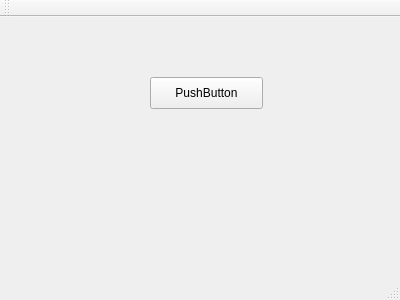
<?xml version="1.0" encoding="UTF-8"?>
<ui version="4.0">
 <class>MainWindow</class>
 <widget class="QMainWindow" name="MainWindow">
  <property name="geometry">
   <rect>
    <x>0</x>
    <y>0</y>
    <width>400</width>
    <height>300</height>
   </rect>
  </property>
  <property name="windowTitle">
   <string>MainWindow</string>
  </property>
  <widget class="QWidget" name="centralWidget">
   <widget class="QPushButton" name="pushButton">
    <property name="geometry">
     <rect>
      <x>150</x>
      <y>60</y>
      <width>113</width>
      <height>32</height>
     </rect>
    </property>
    <property name="text">
     <string>PushButton</string>
    </property>
   </widget>
  </widget>
  <widget class="QMenuBar" name="menuBar">
   <property name="geometry">
    <rect>
     <x>0</x>
     <y>0</y>
     <width>400</width>
     <height>22</height>
    </rect>
   </property>
  </widget>
  <widget class="QToolBar" name="mainToolBar">
   <attribute name="toolBarArea">
    <enum>TopToolBarArea</enum>
   </attribute>
   <attribute name="toolBarBreak">
    <bool>false</bool>
   </attribute>
  </widget>
  <widget class="QStatusBar" name="statusBar"/>
 </widget>
 <layoutdefault spacing="6" margin="11"/>
 <resources/>
 <connections/>
</ui>
